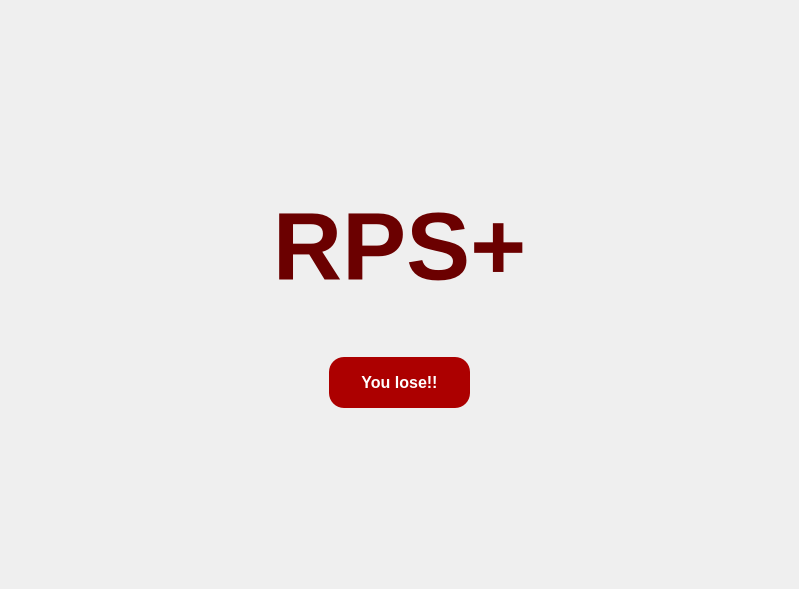
<?xml version="1.0" encoding="UTF-8"?>
<ui version="4.0">
 <class>rps_lose</class>
 <widget class="QMainWindow" name="rps_lose">
  <property name="geometry">
   <rect>
    <x>0</x>
    <y>0</y>
    <width>799</width>
    <height>589</height>
   </rect>
  </property>
  <property name="windowTitle">
   <string>MainWindow</string>
  </property>
  <property name="styleSheet">
   <string notr="true"/>
  </property>
  <widget class="QWidget" name="centralwidget">
   <layout class="QGridLayout" name="gridLayout">
    <item row="0" column="0">
     <widget class="QFrame" name="frame">
      <property name="styleSheet">
       <string notr="true">background: transparent;</string>
      </property>
      <property name="frameShape">
       <enum>QFrame::StyledPanel</enum>
      </property>
      <property name="frameShadow">
       <enum>QFrame::Raised</enum>
      </property>
      <layout class="QGridLayout" name="gridLayout_4">
       <item row="0" column="0">
        <widget class="QFrame" name="frame_3">
         <property name="minimumSize">
          <size>
           <width>761</width>
           <height>151</height>
          </size>
         </property>
         <property name="frameShape">
          <enum>QFrame::StyledPanel</enum>
         </property>
         <property name="frameShadow">
          <enum>QFrame::Raised</enum>
         </property>
        </widget>
       </item>
       <item row="1" column="0">
        <widget class="QFrame" name="rps_won">
         <property name="minimumSize">
          <size>
           <width>761</width>
           <height>161</height>
          </size>
         </property>
         <property name="frameShape">
          <enum>QFrame::StyledPanel</enum>
         </property>
         <property name="frameShadow">
          <enum>QFrame::Raised</enum>
         </property>
         <layout class="QGridLayout" name="gridLayout_2">
          <item row="0" column="0">
           <spacer name="horizontalSpacer_3">
            <property name="orientation">
             <enum>Qt::Horizontal</enum>
            </property>
            <property name="sizeHint" stdset="0">
             <size>
              <width>217</width>
              <height>20</height>
             </size>
            </property>
           </spacer>
          </item>
          <item row="0" column="1">
           <widget class="QFrame" name="frame_6">
            <property name="frameShape">
             <enum>QFrame::StyledPanel</enum>
            </property>
            <property name="frameShadow">
             <enum>QFrame::Raised</enum>
            </property>
            <layout class="QFormLayout" name="formLayout">
             <item row="0" column="0">
              <widget class="QLabel" name="label">
               <property name="minimumSize">
                <size>
                 <width>263</width>
                 <height>101</height>
                </size>
               </property>
               <property name="maximumSize">
                <size>
                 <width>0</width>
                 <height>0</height>
                </size>
               </property>
               <property name="font">
                <font>
                 <pointsize>72</pointsize>
                 <weight>75</weight>
                 <bold>true</bold>
                </font>
               </property>
               <property name="styleSheet">
                <string notr="true">color: rgb(107, 0, 0);</string>
               </property>
               <property name="text">
                <string>RPS+</string>
               </property>
               <property name="alignment">
                <set>Qt::AlignCenter</set>
               </property>
              </widget>
             </item>
            </layout>
           </widget>
          </item>
          <item row="0" column="2">
           <spacer name="horizontalSpacer_4">
            <property name="orientation">
             <enum>Qt::Horizontal</enum>
            </property>
            <property name="sizeHint" stdset="0">
             <size>
              <width>217</width>
              <height>20</height>
             </size>
            </property>
           </spacer>
          </item>
         </layout>
        </widget>
       </item>
       <item row="2" column="0">
        <widget class="QFrame" name="frame_4">
         <property name="minimumSize">
          <size>
           <width>761</width>
           <height>80</height>
          </size>
         </property>
         <property name="frameShape">
          <enum>QFrame::StyledPanel</enum>
         </property>
         <property name="frameShadow">
          <enum>QFrame::Raised</enum>
         </property>
         <layout class="QGridLayout" name="gridLayout_3">
          <item row="0" column="0">
           <spacer name="horizontalSpacer">
            <property name="orientation">
             <enum>Qt::Horizontal</enum>
            </property>
            <property name="sizeHint" stdset="0">
             <size>
              <width>291</width>
              <height>20</height>
             </size>
            </property>
           </spacer>
          </item>
          <item row="0" column="1">
           <widget class="QPushButton" name="lose_rtn_btn">
            <property name="minimumSize">
             <size>
              <width>141</width>
              <height>51</height>
             </size>
            </property>
            <property name="font">
             <font>
              <pointsize>12</pointsize>
              <weight>75</weight>
              <bold>true</bold>
             </font>
            </property>
            <property name="styleSheet">
             <string notr="true"> border-radius: 15px; color: white; 
background-color: rgb(172, 0, 0);</string>
            </property>
            <property name="text">
             <string>You lose!!</string>
            </property>
           </widget>
          </item>
          <item row="0" column="2">
           <spacer name="horizontalSpacer_2">
            <property name="orientation">
             <enum>Qt::Horizontal</enum>
            </property>
            <property name="sizeHint" stdset="0">
             <size>
              <width>291</width>
              <height>20</height>
             </size>
            </property>
           </spacer>
          </item>
         </layout>
        </widget>
       </item>
       <item row="3" column="0">
        <widget class="QFrame" name="frame_5">
         <property name="minimumSize">
          <size>
           <width>761</width>
           <height>141</height>
          </size>
         </property>
         <property name="frameShape">
          <enum>QFrame::StyledPanel</enum>
         </property>
         <property name="frameShadow">
          <enum>QFrame::Raised</enum>
         </property>
        </widget>
       </item>
      </layout>
     </widget>
    </item>
   </layout>
  </widget>
 </widget>
 <resources>
  <include location="bg-image.qrc"/>
 </resources>
 <connections/>
</ui>
